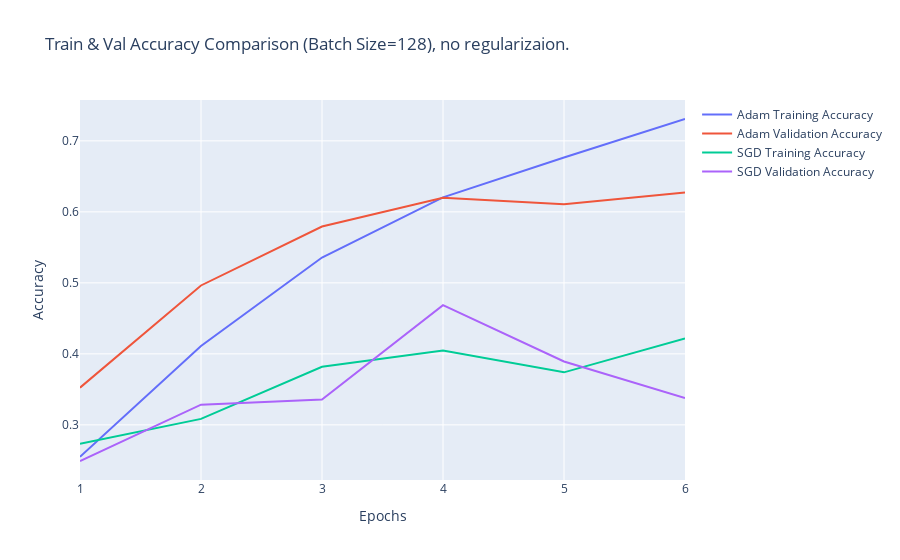

The code cell stored with this chart in its notebook:
### Markdown cell above
Before dataset curation:

```
ADAM
Epoch 6/6
27/27 [==============================] - 63s 2s/step - loss: 0.5571 - accuracy: 0.7976 - val_loss: 237.8900 - val_accuracy: 0.5456

SGD
Epoch 6/6
27/27 [==============================] - 65s 2s/step - loss: 1.1621 - accuracy: 0.5240 - val_loss: 101.1557 - val_accuracy: 0.4844
```

SGD performs worse. Very interesting.

### Code cell
import plotly.graph_objects as go

def plot_training(*histories, title="None", names=None):
    fig = go.Figure()
    for i, history in enumerate(histories):
        acc = history.history['accuracy']
        val_acc = history.history['val_accuracy']
        loss = history.history['loss']
        val_loss = history.history['val_loss']
        epochs_range = list(range(1, len(acc) + 1))

        fig.add_trace(go.Scatter(x=epochs_range, y=acc, mode='lines', name=f'{names[i]} Training Accuracy'))
        fig.add_trace(go.Scatter(x=epochs_range, y=val_acc, mode='lines', name=f'{names[i]} Validation Accuracy'))

    fig.update_layout(title=title,
                      xaxis_title='Epochs',
                      yaxis_title='Accuracy')

    fig.show()

plot_training(hist_adam, hist_sgd, title='Train & Val Accuracy Comparison (Batch Size=128), no regularizaion.', names=['Adam', 'SGD'])

### Figure 1 — Plotly figure (JSON) as saved in the notebook; plotly's stock layout.template omitted (floating-point values rounded to 4 significant figures)
{"data": [{"mode": "lines", "name": "Adam Training Accuracy", "type": "scatter", "x": [1, 2, 3, 4, 5, 6], "y": [0.255, 0.411, 0.5356, 0.6204, 0.6766, 0.7308]}, {"mode": "lines", "name": "Adam Validation Accuracy", "type": "scatter", "x": [1, 2, 3, 4, 5, 6], "y": [0.3524, 0.4963, 0.5793, 0.6199, 0.6107, 0.6273]}, {"mode": "lines", "name": "SGD Training Accuracy", "type": "scatter", "x": [1, 2, 3, 4, 5, 6], "y": [0.2735, 0.3084, 0.3818, 0.4046, 0.3739, 0.4217]}, {"mode": "lines", "name": "SGD Validation Accuracy", "type": "scatter", "x": [1, 2, 3, 4, 5, 6], "y": [0.2491, 0.3284, 0.3358, 0.4686, 0.3893, 0.3376]}], "layout": {"title": {"text": "Train & Val Accuracy Comparison (Batch Size=128), no regularizaion."}, "xaxis": {"title": {"text": "Epochs"}}, "yaxis": {"title": {"text": "Accuracy"}}}}
